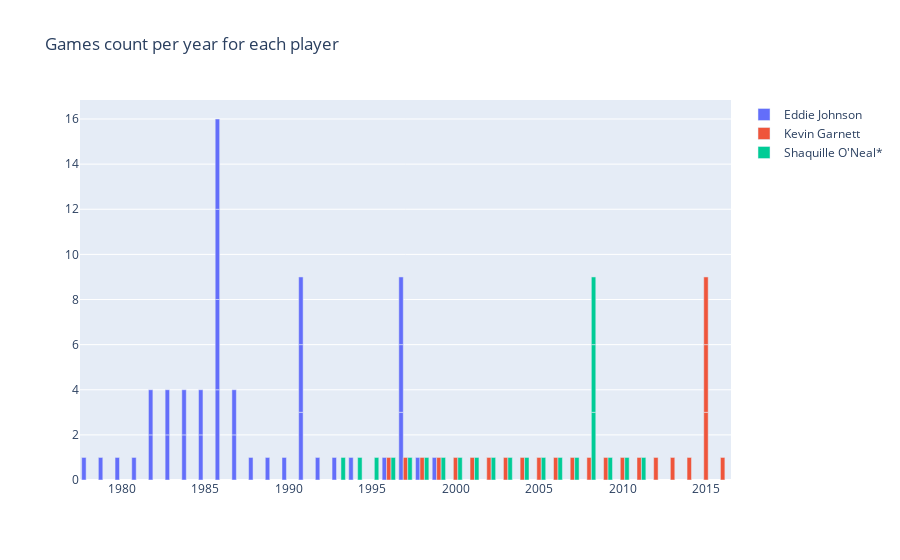

Here is the notebook cell this chart was saved with:
### Code cell
data3 = []
for player, group in featured_df_seasons_stats.groupby(['Player']):
    data3.append(go.Bar(
        x=group['Year'],
        y=group['Player_game_count_per_year'],
        name=player
    ))

layout3 = {'title': 'Games count per year for each player'}

fig3 = go.Figure(data=data3, layout=layout3)

iplot(fig3, show_link=False)

### Figure 1 — Plotly figure (JSON) as saved in the notebook; plotly's stock layout.template omitted (floating-point values rounded to 4 significant figures)
{"data": [{"name": "Eddie Johnson", "type": "bar", "x": [1978, 1979, 1980, 1981, 1982, 1982, 1983, 1983, 1984, 1984, 1985, 1985, 1986, 1986, 1986, 1986, 1987, 1987, 1988, 1989, 1990, 1991, 1991, 1991, 1992, 1993, 1994, 1996, 1997, 1997, 1997, 1998, 1999], "y": [1, 1, 1, 1, 2, 2, 2, 2, 2, 2, 2, 2, 4, 4, 4, 4, 2, 2, 1, 1, 1, 3, 3, 3, 1, 1, 1, 1, 3, 3, 3, 1, 1]}, {"name": "Kevin Garnett", "type": "bar", "x": [1996, 1997, 1998, 1999, 2000, 2001, 2002, 2003, 2004, 2005, 2006, 2007, 2008, 2009, 2010, 2011, 2012, 2013, 2014, 2015, 2015, 2015, 2016], "y": [1, 1, 1, 1, 1, 1, 1, 1, 1, 1, 1, 1, 1, 1, 1, 1, 1, 1, 1, 3, 3, 3, 1]}, {"name": "Shaquille O'Neal*", "type": "bar", "x": [1993, 1994, 1995, 1996, 1997, 1998, 1999, 2000, 2001, 2002, 2003, 2004, 2005, 2006, 2007, 2008, 2008, 2008, 2009, 2010, 2011], "y": [1, 1, 1, 1, 1, 1, 1, 1, 1, 1, 1, 1, 1, 1, 1, 3, 3, 3, 1, 1, 1]}], "layout": {"autosize": true, "title": {"text": "Games count per year for each player"}, "xaxis": {"autorange": true, "range": [1978.0, 2016.0], "type": "linear"}, "yaxis": {"autorange": true, "range": [0, 16.84], "type": "linear"}}}
